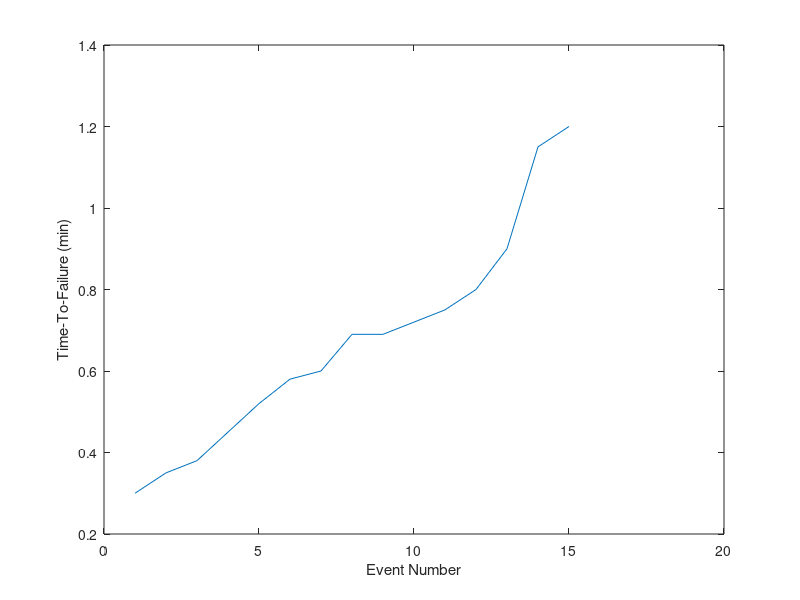
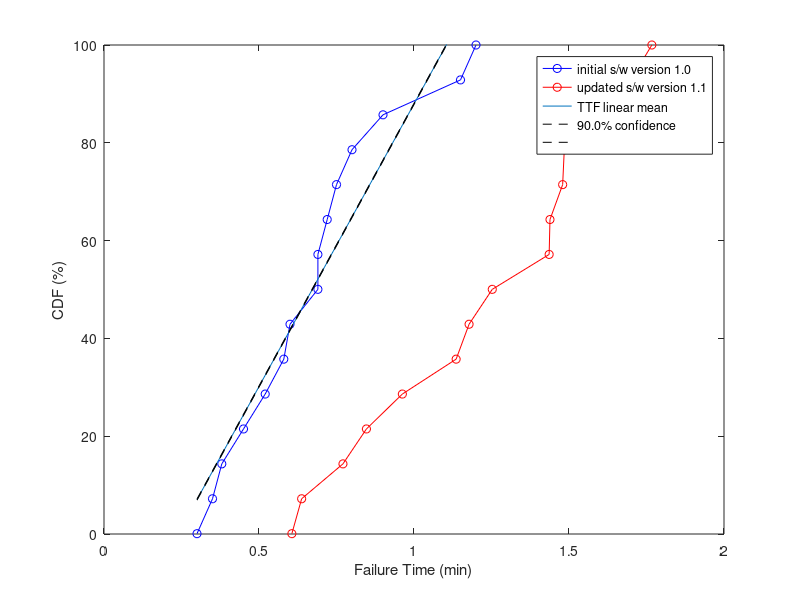

Source code (MATLAB) for these figures, in order:
%% Weibull to predict failure rate

% https://www.zvei.org/fileadmin/user_upload/Presse_und_Medien/
% Publikationen/2006/Dezember/Robustness_Validation/Implementation/
% 2012-11_How-to-measure-Lifetime-for-RV-Step-by-Step_Rev19c.pdf

% Number of robots
n = 10;

% Capture a data stream (ds) fo failure events for each robot
ds1 = [0,0,0,0,0,0,0,0,0,0,0,0,0,0,0,0,1];
ds2 = [0,0,0,0,0,0,0,0,0,0,0,0,0,1]; %time interval is fixed, e.g mins

% we must also know the total robot-hours or minutes, eg.
robot_time = length(ds1) + length(ds2);

% complication - we have multiple 'life-times' per episode, can have
% collision event but this does not end the episode TODO

% consider what are the filure modes

% For each robot get the time-to-failure (TTF) distribution
% ttf = [5,6,4,5,6,5,4,8,9,2,5,4,3,8,7]; %e.g.
ttf = [0.3,0.35,0.38,0.45,0.52,0.58,0.6,0.69,0.69,0.72,0.75,0.8,0.9,1.15,1.2];

% sort the ttf by value
ttf_sort = sort(ttf);

%% plot TTF
figure(1); clf
plot(ttf_sort)
xlabel('Event Number')
ylabel('Time-To-Failure (min)')

%% TTF-distribution, CDF (cumulative distribution function)
% Normalise to the total number of observed failures

cdf = linspace(1/length(ttf),100,length(ttf));
x_linear = linspace(min(ttf),max(ttf),10);
figure(2); clf;
plot(ttf_sort,cdf,'o-b')
xlabel('Failure Time (min)')
ylabel('CDF (%)')
legend('initial s/w version 1.0','Location','best')

%% Ideally the graph is populated with updates to the DUT
% providing improved time to failure
% ttf_v2 = [7,8,6,6,7,9,9,8,9,7,7,6,7,9,7]; %e.g.
ttf_v2 = ttf +rand(1,length(ttf));
ttf_v2_sort = sort(ttf_v2);
cdf_v2 = linspace(1/length(ttf_v2),100,length(ttf_v2));
figure(2); hold on;
plot(ttf_v2_sort,cdf_v2,'o-r')
legend('initial s/w version 1.0','updated s/w version 1.1', ...
    'Location','best')

% % %% Analyse improvement
% plot([2,9],[50,50],':k')
% plot([5,5],[0,50],':b')
% plot([7,7],[0,50],':r')
% legend('initial s/w version 1.0', ...
%     'updated s/w version 1.1','50% failure Rate', ...
%     'Location','best')

%% plot linear extrapolation of CDF
p=polyfit(ttf_sort,cdf,1);
ttf_linear = polyval(p,x_linear);
% ttf_linear = polyval(p,x2);
plot(x_linear,ttf_linear)
ylim([0,100])

%% Add confidence bounds
% choose the confidence interval sigma=standard deviation, z=z-score
% 84.1% (sigma/z=1), 90% (1.645), 95% (1.96), 97.7% (2), 99.9 (3)
sigma_lev=[1,1.64,1.96,2,3];
ci_levs=[84.1,90,95,97.7,99.9];

% choose the CI level you want
chosen_ci = 2;

% find the degrees of freedom and alpha
ci=ci_levs(chosen_ci)/100;
dof = length(ttf) - 1;
alpha = (1-ci)/2;

% look up the T-table TODO fied but could code dynamic
T_table = [1.337,1.746,2.120,2.583,4.015]; 

% mean +/- ts/(sqrt(n)
% s = standard deviation
std_ttf = std(ttf_sort);
ttf_mean = mean(ttf);
interval = (T_table(chosen_ci) * std_ttf / sqrt(dof+1));

% add CI to the plot
ttf_mean_ci_upper = ttf_linear + interval;
ttf_mean_ci_lower = ttf_linear - interval;

plot(x_linear,ttf_mean_ci_upper,'--k')
plot(x_linear,ttf_mean_ci_lower,'--k')

% set(gca, 'YScale', 'log')
% set(gca, 'XScale', 'log')

legend('initial s/w version 1.0', ...
    'updated s/w version 1.1',...
    'TTF linear mean',...
    sprintf('%.1f%% confidence', ci_levs(chosen_ci)),...
    '',...
    'Location','best')


%% Spider plot for pertinent failure modes, F1, F2,...Fn
% Plot for S/Wv1.0
% Plot for S/Wv1.1

%% Catastophic events?
% Simulate human
